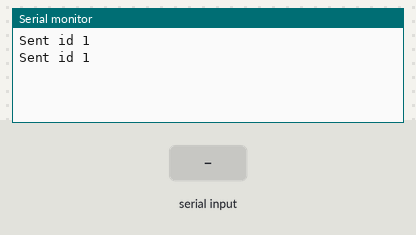
The sketch below on a simulated Arduino Mega 2560, built with avr-gcc and run on an emulated ATmega2560. Parts: the last lines printed to the serial monitor. The inputs (shaded band) are chosen by the test bench.

Above: at 1.2 s.
1.3 s: byte 30 received over Serial
At 1.7 s:
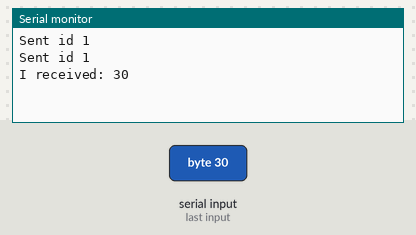
2.8 s: byte 90 received over Serial
At 3.02 s:
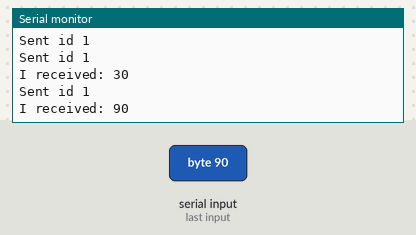
4.3 s: byte 120 received over Serial
At 5.1 s:
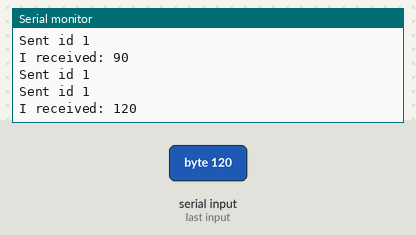

The sketch:

qbe-com.ino
```cpp
#define QBE_ID 1

int cycle_counter = 0;

void setup() {
  Serial.begin(4800);
  Serial1.begin(4800);

}

void loop() {

  //check UART for data
  if(Serial.available()){
    size_t len = Serial.available();
    int incomingByte = Serial.read();
    Serial.print("I received: ");
    Serial.println(incomingByte, DEC);
  }

  // Sending ID to the right node
  if(cycle_counter % 65535 == 0){
    Serial1.write(QBE_ID);
    //char msg[10];
    Serial.print("Sent id ");
    Serial.println(QBE_ID, DEC);
    cycle_counter = 0;
  }
  cycle_counter++;
}
```

Measured:
- after the input at 1.3 s, the serial monitor: prints a new line at once (image 1)
- after the input at 2.8 s, the serial monitor: prints a new line at once (image 2)
- after the input at 4.3 s, the serial monitor: prints a new line at once (image 3)
